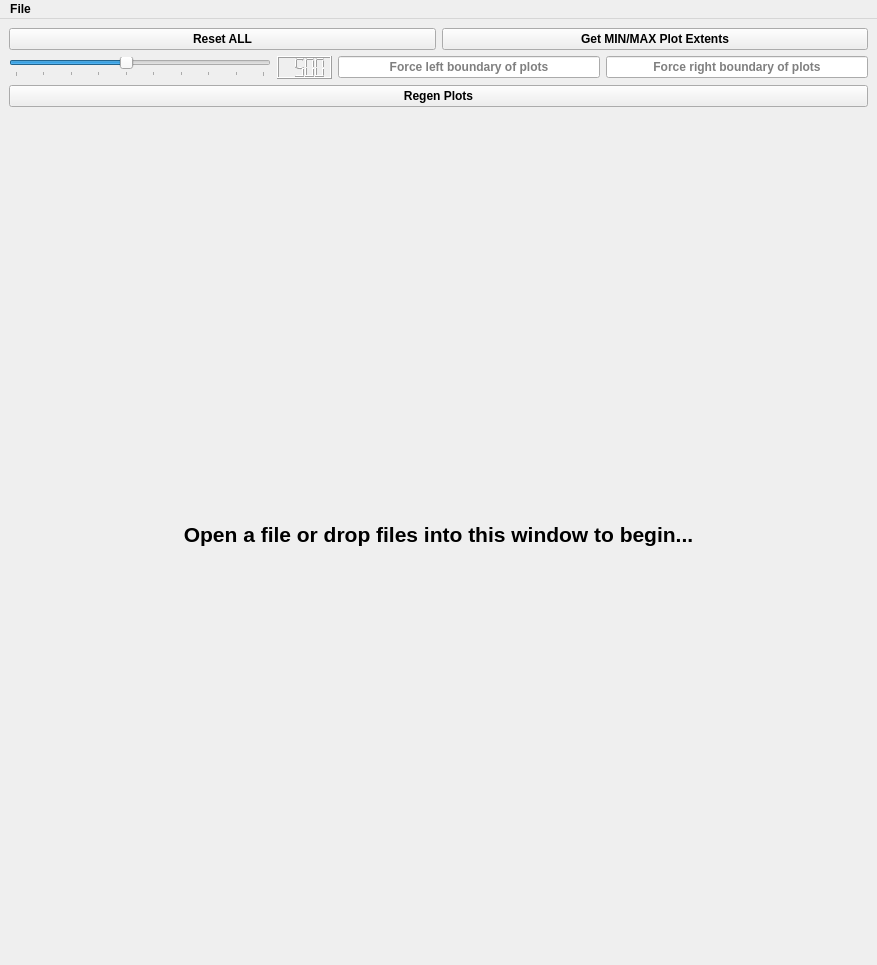
<?xml version="1.0" encoding="UTF-8"?>
<ui version="4.0">
 <class>MainWindow</class>
 <widget class="QMainWindow" name="MainWindow">
  <property name="enabled">
   <bool>true</bool>
  </property>
  <property name="geometry">
   <rect>
    <x>0</x>
    <y>0</y>
    <width>877</width>
    <height>965</height>
   </rect>
  </property>
  <property name="font">
   <font>
    <weight>75</weight>
    <bold>true</bold>
   </font>
  </property>
  <property name="windowTitle">
   <string>Crone Plots</string>
  </property>
  <widget class="QWidget" name="centralwidget">
   <layout class="QVBoxLayout" name="verticalLayout">
    <item>
     <layout class="QHBoxLayout" name="horizontalLayout_2">
      <item>
       <widget class="QPushButton" name="pshReset">
        <property name="text">
         <string>Reset ALL</string>
        </property>
       </widget>
      </item>
      <item>
       <widget class="QPushButton" name="pshMinMax">
        <property name="text">
         <string>Get MIN/MAX Plot Extents</string>
        </property>
       </widget>
      </item>
     </layout>
    </item>
    <item>
     <layout class="QHBoxLayout" name="horizontalLayout">
      <item>
       <widget class="QSlider" name="sldInterp">
        <property name="sizePolicy">
         <sizepolicy hsizetype="Preferred" vsizetype="Maximum">
          <horstretch>0</horstretch>
          <verstretch>0</verstretch>
         </sizepolicy>
        </property>
        <property name="minimum">
         <number>100</number>
        </property>
        <property name="maximum">
         <number>1000</number>
        </property>
        <property name="singleStep">
         <number>10</number>
        </property>
        <property name="value">
         <number>500</number>
        </property>
        <property name="orientation">
         <enum>Qt::Horizontal</enum>
        </property>
        <property name="tickPosition">
         <enum>QSlider::TicksBelow</enum>
        </property>
        <property name="tickInterval">
         <number>100</number>
        </property>
       </widget>
      </item>
      <item>
       <widget class="QLCDNumber" name="lcdInterp">
        <property name="sizePolicy">
         <sizepolicy hsizetype="Fixed" vsizetype="Fixed">
          <horstretch>0</horstretch>
          <verstretch>0</verstretch>
         </sizepolicy>
        </property>
        <property name="font">
         <font>
          <pointsize>16</pointsize>
          <weight>75</weight>
          <bold>true</bold>
          <underline>true</underline>
         </font>
        </property>
        <property name="lineWidth">
         <number>1</number>
        </property>
        <property name="digitCount">
         <number>4</number>
        </property>
        <property name="value" stdset="0">
         <double>500.000000000000000</double>
        </property>
       </widget>
      </item>
      <item>
       <widget class="QLineEdit" name="lineLeft">
        <property name="sizePolicy">
         <sizepolicy hsizetype="Minimum" vsizetype="Fixed">
          <horstretch>0</horstretch>
          <verstretch>0</verstretch>
         </sizepolicy>
        </property>
        <property name="toolTip">
         <string>Plot left boundary</string>
        </property>
        <property name="text">
         <string/>
        </property>
        <property name="alignment">
         <set>Qt::AlignCenter</set>
        </property>
        <property name="placeholderText">
         <string>Force left boundary of plots</string>
        </property>
       </widget>
      </item>
      <item>
       <widget class="QLineEdit" name="lineRight">
        <property name="sizePolicy">
         <sizepolicy hsizetype="Minimum" vsizetype="Fixed">
          <horstretch>0</horstretch>
          <verstretch>0</verstretch>
         </sizepolicy>
        </property>
        <property name="toolTip">
         <string>Plot right boundary</string>
        </property>
        <property name="layoutDirection">
         <enum>Qt::LeftToRight</enum>
        </property>
        <property name="alignment">
         <set>Qt::AlignCenter</set>
        </property>
        <property name="placeholderText">
         <string>Force right boundary of plots</string>
        </property>
       </widget>
      </item>
     </layout>
    </item>
    <item>
     <widget class="QPushButton" name="pshRecalc">
      <property name="text">
       <string>Regen Plots</string>
      </property>
     </widget>
    </item>
    <item>
     <layout class="QVBoxLayout" name="plotLayout">
      <item>
       <widget class="QLabel" name="labeltest">
        <property name="enabled">
         <bool>true</bool>
        </property>
        <property name="sizePolicy">
         <sizepolicy hsizetype="Preferred" vsizetype="MinimumExpanding">
          <horstretch>0</horstretch>
          <verstretch>0</verstretch>
         </sizepolicy>
        </property>
        <property name="font">
         <font>
          <pointsize>16</pointsize>
          <weight>75</weight>
          <bold>true</bold>
         </font>
        </property>
        <property name="layoutDirection">
         <enum>Qt::LeftToRight</enum>
        </property>
        <property name="text">
         <string>Open a file or drop files into this window to begin...</string>
        </property>
        <property name="alignment">
         <set>Qt::AlignCenter</set>
        </property>
       </widget>
      </item>
     </layout>
    </item>
   </layout>
  </widget>
  <widget class="QMenuBar" name="menubar">
   <property name="geometry">
    <rect>
     <x>0</x>
     <y>0</y>
     <width>877</width>
     <height>21</height>
    </rect>
   </property>
   <widget class="QMenu" name="menuCrone_Plots">
    <property name="title">
     <string>File</string>
    </property>
    <addaction name="action_open_file"/>
    <addaction name="action_print"/>
    <addaction name="action_print_all"/>
   </widget>
   <addaction name="menuCrone_Plots"/>
  </widget>
  <action name="action_open_file">
   <property name="enabled">
    <bool>true</bool>
   </property>
   <property name="text">
    <string>Open...</string>
   </property>
  </action>
  <action name="action_print">
   <property name="text">
    <string>Save as PDF...</string>
   </property>
  </action>
  <action name="action_print_all">
   <property name="text">
    <string>Save All as PDF...</string>
   </property>
  </action>
 </widget>
 <resources/>
 <connections/>
</ui>
